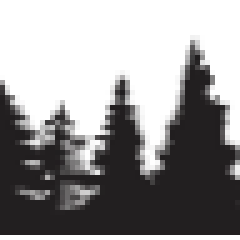
#> input picture common/images/terrains/woods/trees_003.png, 48 x 48 px (shown 5 times larger)
$ python fix_forest_tiles.py
#> lines starting #> are read from the running program, lines starting #| are printed output that depends on the picture; after the words box and inside, x2 and y2 are one past the last pixel; in counts of white or black regions, pixels touching at a corner belong together
#!/usr/bin/env python3
"""
Fix forest tiles: crop white/beige areas from trees_003, replace trees_004.
"""

from pathlib import Path
import numpy as np
from PIL import Image

SIZE = 128
WOODS_DIR = Path(__file__).parent.parent / "common" / "images" / "terrains" / "woods"


def crop_white_and_process(src_path, dst_path, light_threshold=200, opacity=0.42):
    """Find bounding box of non-white content, crop, resize to square, apply opacity."""
#> called with light_threshold = 195, opacity = 0.42
    img = Image.open(src_path)
#> img is the input picture: PIL image 48x48 RGB; mean R, G, B 152.2, 150.8, 151.2
    img = img.convert("RGBA")
#> img: PIL image 48x48 RGBA
    arr = np.array(img)
    r, g, b = arr[:, :, 0], arr[:, :, 1], arr[:, :, 2]

    # Pixels that are NOT light background
    dark_mask = ~((r > light_threshold) & (g > light_threshold) & (b > light_threshold))
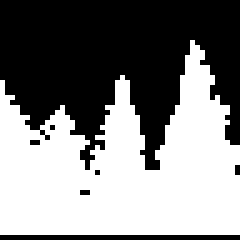
#> dark_mask: shape (48, 48) bool (shown 5 times larger); 50.5% white; 7 black regions (5 under 20 px), largest, box (x1, y1, x2, y2) and area: (0, 0, 48, 34) 1084, (0, 47, 48, 48) 48
    rows = np.any(dark_mask, axis=1)
    cols = np.any(dark_mask, axis=0)
    if not np.any(rows) or not np.any(cols):
        return
    rmin, rmax = np.where(rows)[0][[0, -1]]
#> rmin = 8; rmax = 46
    cmin, cmax = np.where(cols)[0][[0, -1]]
#> cmin = 0; cmax = 47

    # Crop with small padding
    pad = 2
    rmin = max(0, rmin - pad)
#> rmin = 6
    rmax = min(arr.shape[0], rmax + pad + 1)
#> rmax = 48
    cmin = max(0, cmin - pad)
    cmax = min(arr.shape[1], cmax + pad + 1)
#> cmax = 48

    img = img.crop((cmin, rmin, cmax, rmax))
#> img: PIL image 48x42 RGBA
    img = img.resize((SIZE, SIZE), Image.Resampling.LANCZOS)
#> img: PIL image 128x128 RGBA
    arr = np.array(img)

    # Make white/light transparent
    r, g, b, a = arr[:, :, 0], arr[:, :, 1], arr[:, :, 2], arr[:, :, 3]
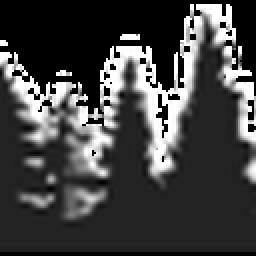
#> r: shape (128, 128) (shown 2 times larger); min 0, max 255, mean 66.6
#> g: shape (128, 128)
#> b: shape (128, 128)
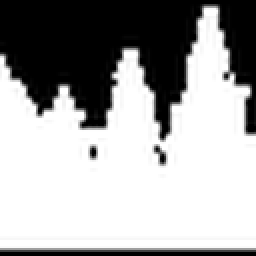
#> a: shape (128, 128) (shown 2 times larger); min 0, max 255, mean 163.5
    light = (r > 210) & (g > 210) & (b > 210)
#> light: shape (128, 128) bool; 12.5% white; 32 white regions (21 under 20 px), largest, box (x1, y1, x2, y2) and area: (50, 8, 98, 86) 964, (7, 38, 35, 61) 258, (98, 2, 118, 21) 173
    arr[light, 3] = 0
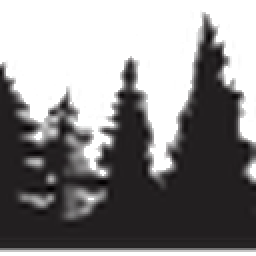
#> arr: shape (128, 128, 4) (shown 2 times larger); mean R, G, B, A 66.6, 65, 65.5, 148.6; transparent parts drawn white
    light_soft = (r > 195) & (g > 195) & (b > 195)
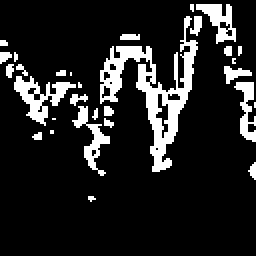
#> light_soft: shape (128, 128) bool (shown 2 times larger); 13.8% white; 30 white regions (17 under 20 px), largest, box (x1, y1, x2, y2) and area: (50, 8, 99, 86) 1034, (7, 38, 38, 63) 285, (36, 53, 55, 88) 194
    arr[light_soft, 3] = np.minimum(arr[light_soft, 3], 25)
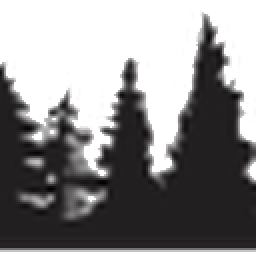
#> arr: shape (128, 128, 4) (shown 2 times larger); 1.08% of pixels changed, all inside (x1, y1, x2, y2) = (3, 6, 128, 101); transparent parts drawn white

    # Low opacity
    arr[:, :, 3] = (arr[:, :, 3].astype(float) * opacity).astype(np.uint8)
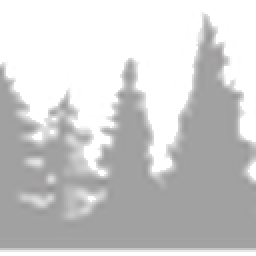
#> arr: shape (128, 128, 4) (shown 2 times larger); mean R, G, B, A 66.6, 65, 65.5, 61.4; transparent parts drawn white

    Image.fromarray(arr).save(dst_path, "PNG")
    print(f"Fixed {dst_path.name}")


def main():
    # Fix trees_003 - crop white/beige
    crop_white_and_process(
        WOODS_DIR / "trees_003.png",
        WOODS_DIR / "trees_003.png",
        light_threshold=195,
        opacity=0.42
    )


if __name__ == "__main__":
    main()

$ run again, with common/images/terrains/woods/trees_001.png copied over common/images/terrains/woods/trees_003.png
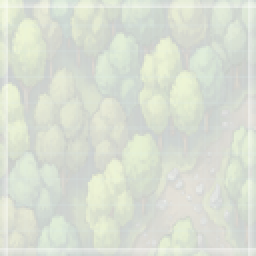
#> input picture common/images/terrains/woods/trees_001.png, 128 x 128 px (shown 2 times larger)
#> in crop_white_and_process, img is the input picture: PIL image 128x128 RGBA; mean R, G, B, A 90, 114.8, 60.6, 56.6
#> in crop_white_and_process, `r, g, b = arr[:, :, 0], arr[:, :, 1], arr[:, :, 2]`:
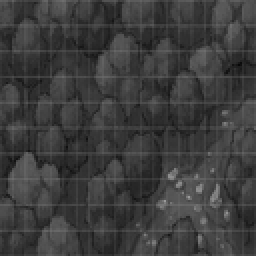
#> b: shape (128, 128) (shown 2 times larger); min 7, max 156, mean 60.6
#> dark_mask: shape (128, 128) bool; every value is 1
#> in crop_white_and_process, `rmin, rmax = np.where(rows)[0][[0, -1]]`: rmin = 0; rmax = 127
#> in crop_white_and_process, `cmin, cmax = np.where(cols)[0][[0, -1]]`: cmin = 0; cmax = 127
#> in crop_white_and_process, `rmax = min(arr.shape[0], rmax + pad + 1)`: rmax = 128
#> light: shape (128, 128) bool; every value is 0
#> in crop_white_and_process, `arr[:, :, 3] = (arr[:, :, 3].astype(float) * opacity).astype(np.uint8)`:
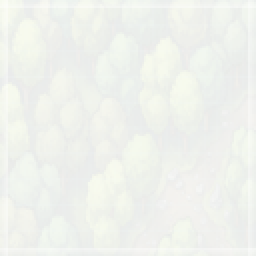
#> arr: shape (128, 128, 4) (shown 2 times larger); mean R, G, B, A 90, 114.8, 60.6, 23.4; transparent parts drawn white

$ run again, with common/images/terrains/woods/trees_002.png copied over common/images/terrains/woods/trees_003.png
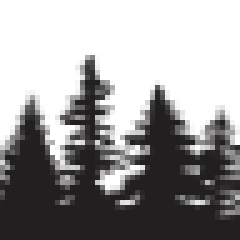
#> input picture common/images/terrains/woods/trees_002.png, 48 x 48 px (shown 5 times larger)
#> in crop_white_and_process, img is the input picture: PIL image 48x48 RGB; mean R, G, B 157.1, 155.8, 156.2
#> in crop_white_and_process, `dark_mask = ~((r > light_threshold) & (g > light_threshold) & (b > lig..`:
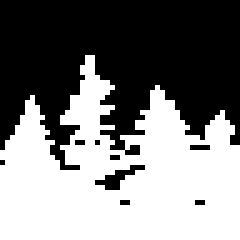
#> dark_mask: shape (48, 48) bool (shown 5 times larger); 49.3% white; 1 white region, box (x1, y1, x2, y2) and area: (0, 11, 48, 48) 1136
#> in crop_white_and_process, `rmin, rmax = np.where(rows)[0][[0, -1]]`: rmin = 11; rmax = 47
#> in crop_white_and_process, `cmin, cmax = np.where(cols)[0][[0, -1]]`: cmin = 0; cmax = 47
#> in crop_white_and_process, `rmin = max(0, rmin - pad)`: rmin = 9
#> in crop_white_and_process, `rmax = min(arr.shape[0], rmax + pad + 1)`: rmax = 48
#> light: shape (128, 128) bool; 14.1% white; 26 white regions (13 under 20 px), largest, box (x1, y1, x2, y2) and area: (74, 19, 128, 64) 586, (0, 28, 38, 67) 552, (52, 29, 77, 71) 349
#> light_soft: shape (128, 128) bool; 15.9% white; 20 white regions (9 under 20 px), largest, box (x1, y1, x2, y2) and area: (52, 19, 128, 72) 1118, (0, 28, 38, 68) 591, (34, 0, 62, 34) 350
#> in crop_white_and_process, `arr[:, :, 3] = (arr[:, :, 3].astype(float) * opacity).astype(np.uint8)`:
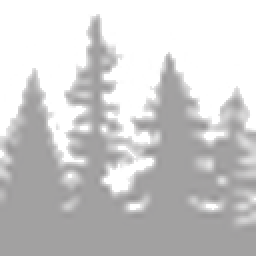
#> arr: shape (128, 128, 4) (shown 2 times larger); mean R, G, B, A 76.3, 74.7, 75.2, 64.9; transparent parts drawn white

$ run again, with common/images/terrains/woods/trees_004.png copied over common/images/terrains/woods/trees_003.png
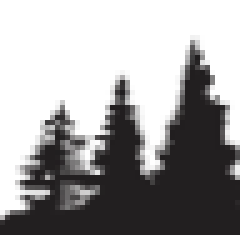
#> input picture common/images/terrains/woods/trees_004.png, 48 x 48 px (shown 5 times larger)
#> in crop_white_and_process, img is the input picture: PIL image 48x48 RGB; mean R, G, B 164.1, 162.9, 163.3
#> dark_mask: shape (48, 48) bool; 44.9% white; 1 white region, box (x1, y1, x2, y2) and area: (0, 8, 48, 47) 1034
#> in crop_white_and_process, `rmin, rmax = np.where(rows)[0][[0, -1]]`: rmin = 8; rmax = 46
#> in crop_white_and_process, `cmin, cmax = np.where(cols)[0][[0, -1]]`: cmin = 0; cmax = 47
#> in crop_white_and_process, `rmin = max(0, rmin - pad)`: rmin = 6
#> in crop_white_and_process, `rmax = min(arr.shape[0], rmax + pad + 1)`: rmax = 48
#> light: shape (128, 128) bool; 13.6% white; 34 white regions (21 under 20 px), largest, box (x1, y1, x2, y2) and area: (50, 8, 98, 86) 964, (0, 60, 25, 109) 383, (98, 2, 118, 21) 173
#> light_soft: shape (128, 128) bool; 15% white; 29 white regions (16 under 20 px), largest, box (x1, y1, x2, y2) and area: (50, 8, 99, 86) 1034, (0, 53, 26, 109) 452, (36, 53, 55, 88) 194
#> in crop_white_and_process, `arr[:, :, 3] = (arr[:, :, 3].astype(float) * opacity).astype(np.uint8)`:
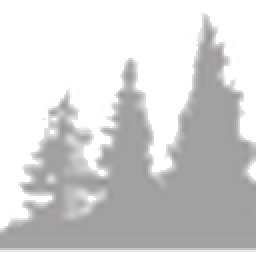
#> arr: shape (128, 128, 4) (shown 2 times larger); mean R, G, B, A 67, 65.5, 66, 54.4; transparent parts drawn white
